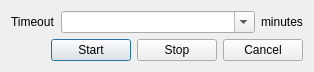
<?xml version="1.0" encoding="UTF-8"?>
<ui version="4.0">
 <class>SleepTimerDialog</class>
 <widget class="QDialog" name="SleepTimerDialog">
  <property name="geometry">
   <rect>
    <x>0</x>
    <y>0</y>
    <width>263</width>
    <height>71</height>
   </rect>
  </property>
  <property name="windowTitle">
   <string>Sleep Timer</string>
  </property>
  <layout class="QVBoxLayout" name="verticalLayout">
   <property name="sizeConstraint">
    <enum>QLayout::SetFixedSize</enum>
   </property>
   <item>
    <layout class="QGridLayout" name="gridLayout">
     <item row="0" column="1">
      <widget class="QComboBox" name="comboBox_timeout">
       <property name="sizePolicy">
        <sizepolicy hsizetype="Expanding" vsizetype="Fixed">
         <horstretch>0</horstretch>
         <verstretch>0</verstretch>
        </sizepolicy>
       </property>
       <property name="editable">
        <bool>true</bool>
       </property>
      </widget>
     </item>
     <item row="0" column="0">
      <widget class="QLabel" name="label_2">
       <property name="text">
        <string>Timeout</string>
       </property>
      </widget>
     </item>
     <item row="0" column="2">
      <widget class="QLabel" name="label">
       <property name="text">
        <string>minutes</string>
       </property>
      </widget>
     </item>
    </layout>
   </item>
   <item>
    <layout class="QHBoxLayout" name="horizontalLayout">
     <item>
      <spacer name="horizontalSpacer">
       <property name="orientation">
        <enum>Qt::Horizontal</enum>
       </property>
       <property name="sizeHint" stdset="0">
        <size>
         <width>40</width>
         <height>20</height>
        </size>
       </property>
      </spacer>
     </item>
     <item>
      <widget class="QPushButton" name="pushButton_start">
       <property name="text">
        <string>Start</string>
       </property>
       <property name="default">
        <bool>true</bool>
       </property>
      </widget>
     </item>
     <item>
      <widget class="QPushButton" name="pushButton_stop">
       <property name="text">
        <string>Stop</string>
       </property>
      </widget>
     </item>
     <item>
      <widget class="QPushButton" name="pushButton_3">
       <property name="text">
        <string>Cancel</string>
       </property>
      </widget>
     </item>
    </layout>
   </item>
  </layout>
 </widget>
 <tabstops>
  <tabstop>pushButton_start</tabstop>
  <tabstop>pushButton_stop</tabstop>
  <tabstop>pushButton_3</tabstop>
 </tabstops>
 <resources/>
 <connections>
  <connection>
   <sender>pushButton_3</sender>
   <signal>clicked()</signal>
   <receiver>SleepTimerDialog</receiver>
   <slot>reject()</slot>
   <hints>
    <hint type="sourcelabel">
     <x>276</x>
     <y>51</y>
    </hint>
    <hint type="destinationlabel">
     <x>294</x>
     <y>49</y>
    </hint>
   </hints>
  </connection>
 </connections>
</ui>
